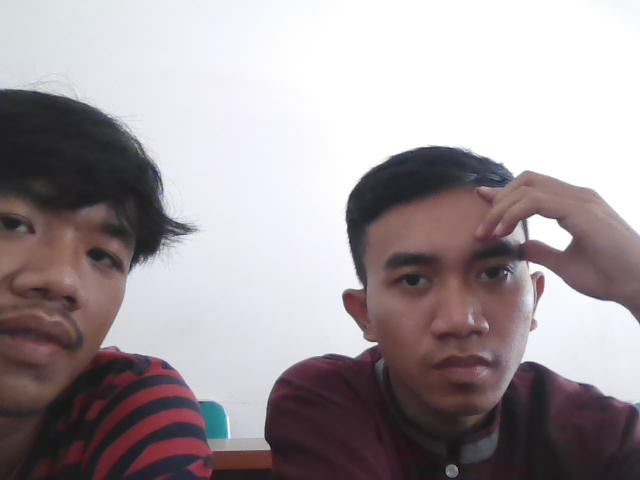
#> input picture captured_image.jpg, 640 x 480 px, found by its file name
$ python soal1.py
#> lines starting #> are read from the running program, lines starting #| are printed output that depends on the picture
import cv2
import numpy as np


def rgb_to_xyz(rgb):
    # Matriks transformasi RGB ke XYZ
    matrix = np.array([[0.4124564, 0.3575761, 0.1804375],
                       [0.2126729, 0.7151522, 0.0721750],
                       [0.0193339, 0.1191920, 0.9503041]])

    # Normalisasi nilai RGB
    rgb_normalized = rgb / 255.0

    # Transformasi RGB ke XYZ
    xyz = np.dot(rgb_normalized, matrix.T)

    return xyz


def main():
    # Baca citra RGB
    img_path = 'captured_image.jpg'
    img = cv2.imread(img_path)
#> img is the input picture: shape (480, 640, 3); mean B, G, R 157.1, 153.6, 162.3

    if img is None:
        print(f"File {img_path} tidak ditemukan.")
        return

    # Ubah citra ke format float32
    img_float32 = img.astype(np.float32)

    # Pisahkan saluran warna RGB
    b, g, r = cv2.split(img_float32)
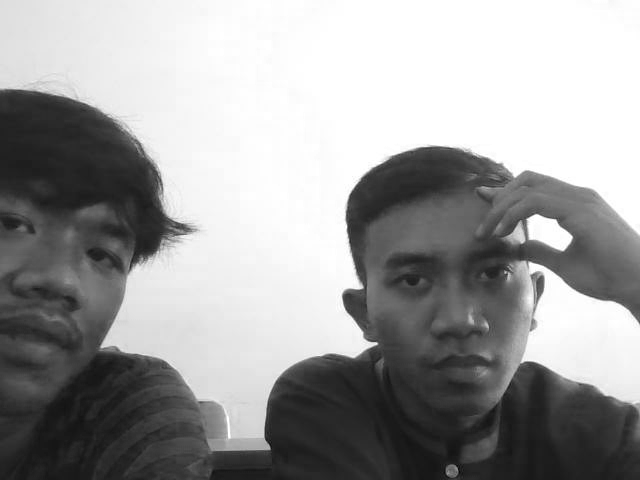
#> b: shape (480, 640) float32; min 3, max 255, mean 157.1
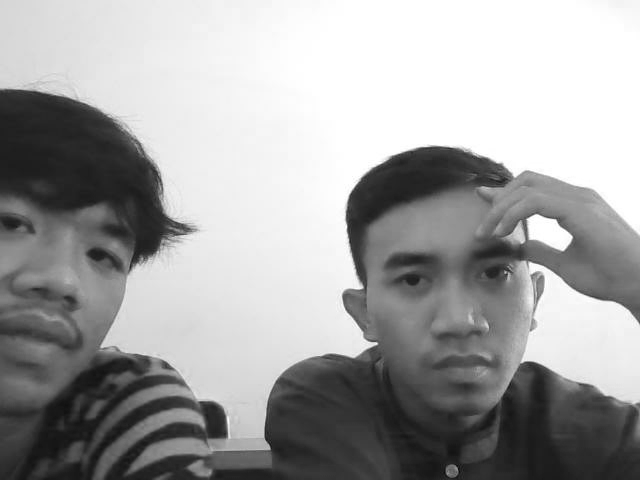
#> r: shape (480, 640) float32; min 8, max 255, mean 162.3

    # Gabungkan saluran warna ke dalam array
    rgb = np.dstack((r, g, b))

    # Ubah RGB ke XYZ
    xyz = rgb_to_xyz(rgb)
#> in rgb_to_xyz, `xyz = np.dot(rgb_normalized, matrix.T)`:
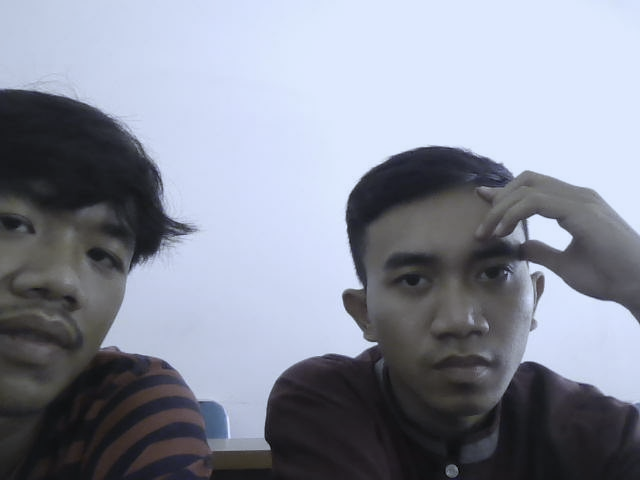
#> xyz: shape (480, 640, 3) float64; mean R, G, B 0.589, 0.611, 0.67; drawn with min black and max white

    # Tampilkan hasil
    print("Hasil Transformasi RGB ke XYZ:")
    print(xyz)
#> (printed output is left out)


if __name__ == "__main__":
    main()

$ run again, with permen.jpg copied over captured_image.jpg
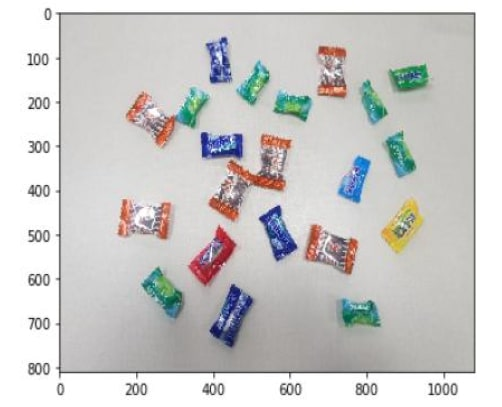
#> input picture permen.jpg, 502 x 407 px, found by its file name
#> in main, img is the input picture: shape (407, 502, 3); mean B, G, R 201.3, 202.5, 203
#> in main, `b, g, r = cv2.split(img_float32)`:
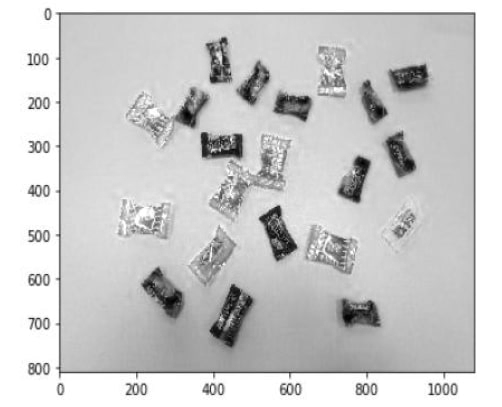
#> r: shape (407, 502) float32; min 0, max 255, mean 203
#> in rgb_to_xyz, `xyz = np.dot(rgb_normalized, matrix.T)`:
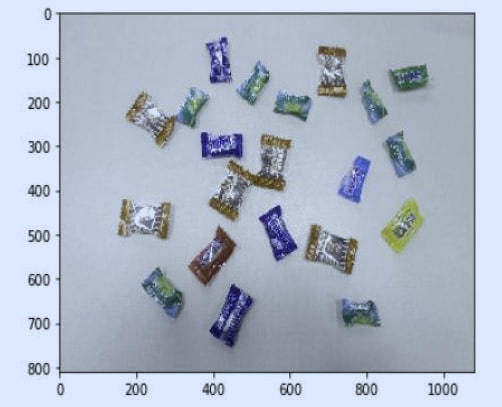
#> xyz: shape (407, 502, 3) float64; mean R, G, B 0.755, 0.794, 0.86; drawn with min black and max white
#> (printed output is left out)
